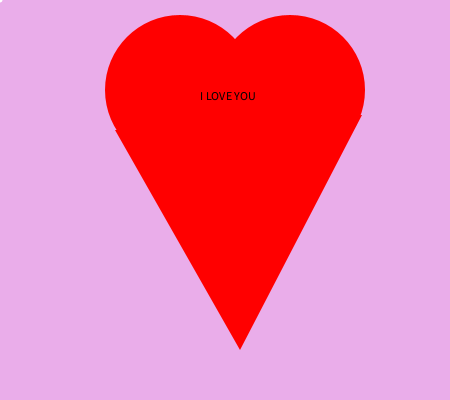
Frame 1 (no input)
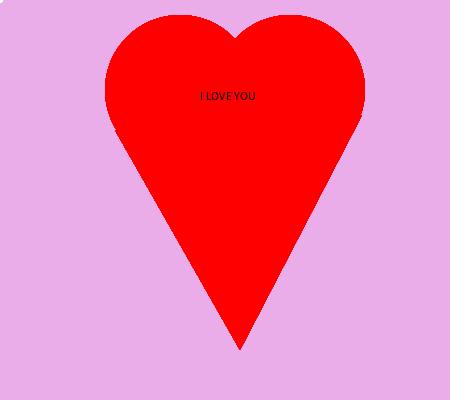
Frame 60 (the mouse pressed at the canvas centre just before this capture)
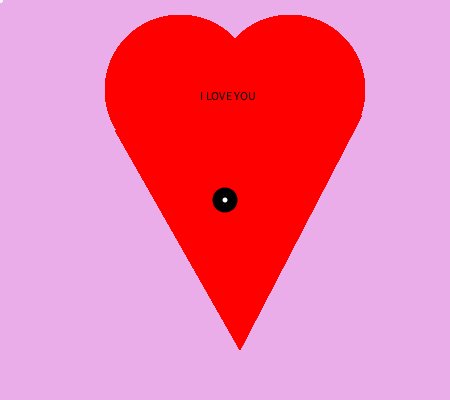
Frame 120 (the mouse held since frame 60 and released just before this capture)

The Processing sketch that drew these frames (run headless with seeded random() and noise(); from frame 60 on, the mouse is pressed at the canvas centre):

// Processing sketch: processing_153355
// ── processing_153355.pde

void setup () {
  size(450,400);
  background(234,173,234);
  
}
  void draw(){

  fill(255,0,0);
  noStroke();
  ellipse(180,90,150,150);
  ellipse(290,90,150,150);
  triangle( 240, 350, 362, 115, 115, 130);
  
  fill(0,0,0);
  text("I LOVE YOU", 200,100);
  
  if(mousePressed)
  ellipse(mouseX,mouseY, 25,25);
  if(mousePressed);
  fill(255,255,255);
  ellipse(mouseX, mouseY,5,5);
  }
